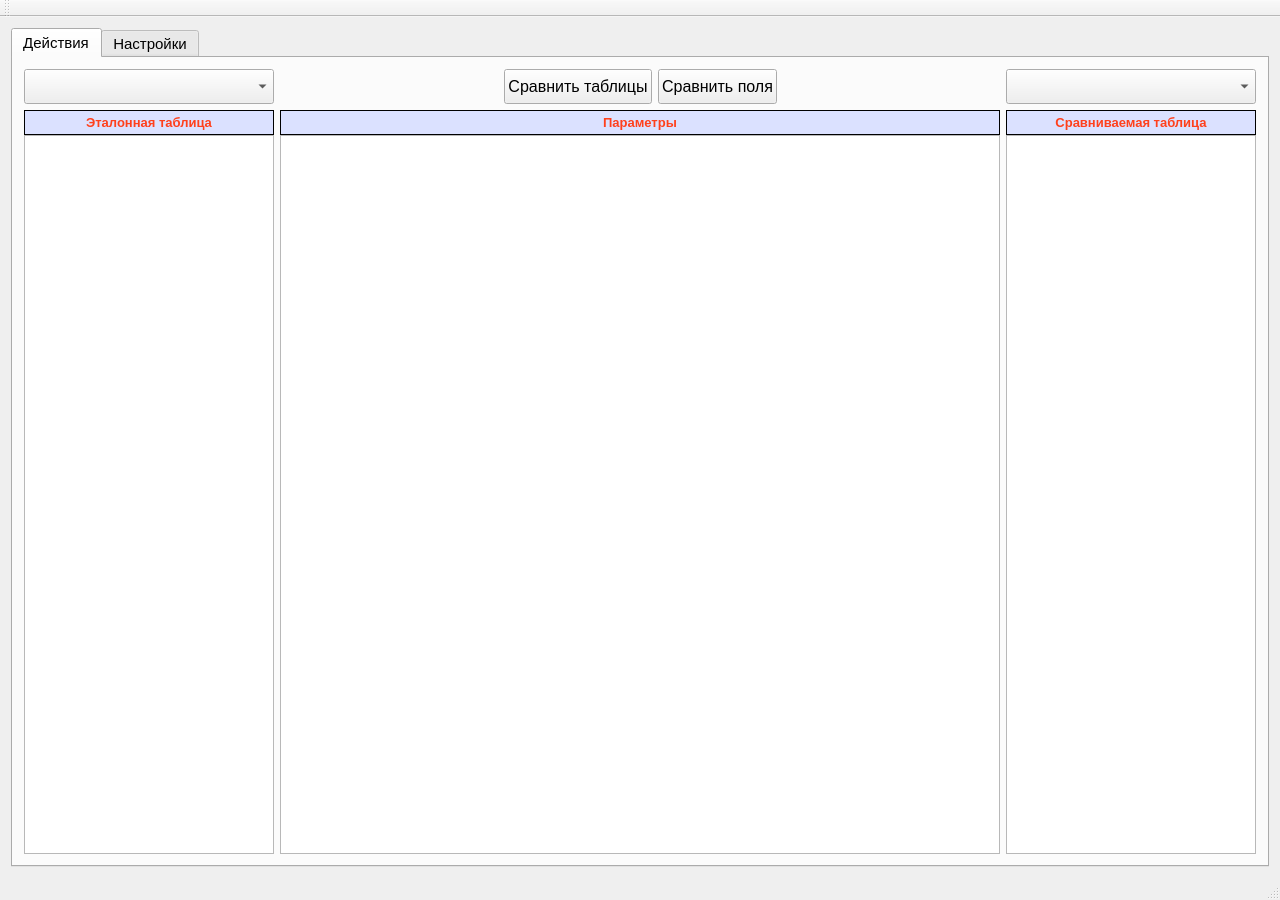
<?xml version="1.0" encoding="UTF-8"?>
<ui version="4.0">
 <class>MainWindow</class>
 <widget class="QMainWindow" name="MainWindow">
  <property name="geometry">
   <rect>
    <x>0</x>
    <y>0</y>
    <width>1280</width>
    <height>900</height>
   </rect>
  </property>
  <property name="windowTitle">
   <string>MainWindow</string>
  </property>
  <widget class="QWidget" name="centralWidget">
   <layout class="QVBoxLayout" name="verticalLayout_7">
    <item>
     <widget class="QTabWidget" name="tabmain">
      <property name="font">
       <font>
        <family>Tahoma</family>
        <pointsize>11</pointsize>
        <weight>50</weight>
        <bold>false</bold>
       </font>
      </property>
      <property name="currentIndex">
       <number>0</number>
      </property>
      <widget class="QWidget" name="tab1">
       <attribute name="title">
        <string>Действия</string>
       </attribute>
       <layout class="QVBoxLayout" name="verticalLayout_6">
        <item>
         <layout class="QHBoxLayout" name="horizontalLayout">
          <item>
           <layout class="QVBoxLayout" name="verticalLayout_3">
            <property name="spacing">
             <number>0</number>
            </property>
            <item>
             <widget class="QComboBox" name="cbxtablesetalon">
              <property name="minimumSize">
               <size>
                <width>250</width>
                <height>35</height>
               </size>
              </property>
              <property name="maximumSize">
               <size>
                <width>250</width>
                <height>16777215</height>
               </size>
              </property>
              <property name="font">
               <font>
                <pointsize>12</pointsize>
               </font>
              </property>
             </widget>
            </item>
           </layout>
          </item>
          <item>
           <spacer name="horizontalSpacer_2">
            <property name="orientation">
             <enum>Qt::Horizontal</enum>
            </property>
            <property name="sizeHint" stdset="0">
             <size>
              <width>40</width>
              <height>20</height>
             </size>
            </property>
           </spacer>
          </item>
          <item>
           <widget class="QPushButton" name="cmdcompare">
            <property name="minimumSize">
             <size>
              <width>0</width>
              <height>35</height>
             </size>
            </property>
            <property name="font">
             <font>
              <pointsize>12</pointsize>
             </font>
            </property>
            <property name="text">
             <string>Сравнить таблицы</string>
            </property>
            <property name="icon">
             <iconset>
              <normalon>:/icons/table.png</normalon>
             </iconset>
            </property>
            <property name="iconSize">
             <size>
              <width>30</width>
              <height>30</height>
             </size>
            </property>
           </widget>
          </item>
          <item>
           <widget class="QPushButton" name="cmdcomparefields">
            <property name="minimumSize">
             <size>
              <width>0</width>
              <height>35</height>
             </size>
            </property>
            <property name="font">
             <font>
              <pointsize>12</pointsize>
             </font>
            </property>
            <property name="text">
             <string>Сравнить поля</string>
            </property>
            <property name="icon">
             <iconset>
              <normalon>:/icons/field.png</normalon>
             </iconset>
            </property>
            <property name="iconSize">
             <size>
              <width>25</width>
              <height>25</height>
             </size>
            </property>
           </widget>
          </item>
          <item>
           <spacer name="horizontalSpacer">
            <property name="orientation">
             <enum>Qt::Horizontal</enum>
            </property>
            <property name="sizeHint" stdset="0">
             <size>
              <width>40</width>
              <height>20</height>
             </size>
            </property>
           </spacer>
          </item>
          <item>
           <layout class="QVBoxLayout" name="verticalLayout_4">
            <property name="spacing">
             <number>0</number>
            </property>
            <item>
             <widget class="QComboBox" name="cbxtablescheck">
              <property name="minimumSize">
               <size>
                <width>250</width>
                <height>35</height>
               </size>
              </property>
              <property name="font">
               <font>
                <pointsize>12</pointsize>
               </font>
              </property>
             </widget>
            </item>
           </layout>
          </item>
         </layout>
        </item>
        <item>
         <layout class="QHBoxLayout" name="horizontalLayout_2">
          <item>
           <layout class="QVBoxLayout" name="verticalLayout">
            <property name="spacing">
             <number>0</number>
            </property>
            <item>
             <widget class="QLabel" name="lbldoginfo">
              <property name="minimumSize">
               <size>
                <width>0</width>
                <height>25</height>
               </size>
              </property>
              <property name="maximumSize">
               <size>
                <width>250</width>
                <height>16777215</height>
               </size>
              </property>
              <property name="font">
               <font>
                <family>Microsoft Sans Serif</family>
                <pointsize>10</pointsize>
                <weight>75</weight>
                <bold>true</bold>
               </font>
              </property>
              <property name="toolTip">
               <string/>
              </property>
              <property name="styleSheet">
               <string notr="true">border: 1px solid rgb(0,0,0);
color: rgb(255,64,28);
background-color: rgb(219, 225, 255);
border-radius: 0px;
    
</string>
              </property>
              <property name="frameShape">
               <enum>QFrame::Box</enum>
              </property>
              <property name="frameShadow">
               <enum>QFrame::Plain</enum>
              </property>
              <property name="lineWidth">
               <number>1</number>
              </property>
              <property name="midLineWidth">
               <number>0</number>
              </property>
              <property name="text">
               <string>Эталонная таблица</string>
              </property>
              <property name="textFormat">
               <enum>Qt::PlainText</enum>
              </property>
              <property name="alignment">
               <set>Qt::AlignCenter</set>
              </property>
             </widget>
            </item>
            <item>
             <widget class="QListWidget" name="lsttables">
              <property name="minimumSize">
               <size>
                <width>250</width>
                <height>0</height>
               </size>
              </property>
              <property name="maximumSize">
               <size>
                <width>200</width>
                <height>16777215</height>
               </size>
              </property>
              <property name="font">
               <font>
                <pointsize>11</pointsize>
               </font>
              </property>
             </widget>
            </item>
           </layout>
          </item>
          <item>
           <layout class="QVBoxLayout" name="verticalLayout_2">
            <property name="spacing">
             <number>0</number>
            </property>
            <item>
             <widget class="QLabel" name="lbldoginfo_2">
              <property name="minimumSize">
               <size>
                <width>0</width>
                <height>25</height>
               </size>
              </property>
              <property name="font">
               <font>
                <family>Microsoft Sans Serif</family>
                <pointsize>10</pointsize>
                <weight>75</weight>
                <bold>true</bold>
               </font>
              </property>
              <property name="toolTip">
               <string/>
              </property>
              <property name="styleSheet">
               <string notr="true">border: 1px solid rgb(0,0,0);
color: rgb(255,64,28);
background-color: rgb(219, 225, 255);
border-radius: 0px;</string>
              </property>
              <property name="frameShape">
               <enum>QFrame::Box</enum>
              </property>
              <property name="frameShadow">
               <enum>QFrame::Plain</enum>
              </property>
              <property name="lineWidth">
               <number>1</number>
              </property>
              <property name="midLineWidth">
               <number>0</number>
              </property>
              <property name="text">
               <string>Параметры</string>
              </property>
              <property name="textFormat">
               <enum>Qt::PlainText</enum>
              </property>
              <property name="alignment">
               <set>Qt::AlignCenter</set>
              </property>
             </widget>
            </item>
            <item>
             <widget class="QTableWidget" name="tw">
              <property name="font">
               <font>
                <pointsize>11</pointsize>
               </font>
              </property>
             </widget>
            </item>
           </layout>
          </item>
          <item>
           <layout class="QVBoxLayout" name="verticalLayout_5">
            <property name="spacing">
             <number>0</number>
            </property>
            <item>
             <widget class="QLabel" name="lbldoginfo_3">
              <property name="minimumSize">
               <size>
                <width>0</width>
                <height>25</height>
               </size>
              </property>
              <property name="maximumSize">
               <size>
                <width>250</width>
                <height>16777215</height>
               </size>
              </property>
              <property name="font">
               <font>
                <family>Microsoft Sans Serif</family>
                <pointsize>10</pointsize>
                <weight>75</weight>
                <bold>true</bold>
               </font>
              </property>
              <property name="toolTip">
               <string/>
              </property>
              <property name="styleSheet">
               <string notr="true">border: 1px solid rgb(0,0,0);
color: rgb(255,64,28);
background-color: rgb(219, 225, 255);
border-radius: 0px;</string>
              </property>
              <property name="frameShape">
               <enum>QFrame::Box</enum>
              </property>
              <property name="frameShadow">
               <enum>QFrame::Plain</enum>
              </property>
              <property name="lineWidth">
               <number>1</number>
              </property>
              <property name="midLineWidth">
               <number>0</number>
              </property>
              <property name="text">
               <string>Сравниваемая таблица</string>
              </property>
              <property name="textFormat">
               <enum>Qt::PlainText</enum>
              </property>
              <property name="alignment">
               <set>Qt::AlignCenter</set>
              </property>
             </widget>
            </item>
            <item>
             <widget class="QListWidget" name="lsttables_2">
              <property name="minimumSize">
               <size>
                <width>250</width>
                <height>0</height>
               </size>
              </property>
              <property name="maximumSize">
               <size>
                <width>200</width>
                <height>16777215</height>
               </size>
              </property>
              <property name="font">
               <font>
                <pointsize>11</pointsize>
               </font>
              </property>
             </widget>
            </item>
           </layout>
          </item>
         </layout>
        </item>
       </layout>
      </widget>
      <widget class="QWidget" name="tab2">
       <attribute name="title">
        <string>Настройки</string>
       </attribute>
       <widget class="QPushButton" name="cmdsave">
        <property name="geometry">
         <rect>
          <x>10</x>
          <y>310</y>
          <width>171</width>
          <height>41</height>
         </rect>
        </property>
        <property name="font">
         <font>
          <family>Tahoma</family>
          <pointsize>11</pointsize>
          <weight>50</weight>
          <bold>false</bold>
         </font>
        </property>
        <property name="text">
         <string>Сохранить</string>
        </property>
        <property name="autoDefault">
         <bool>false</bool>
        </property>
       </widget>
       <widget class="QTabWidget" name="tabsql">
        <property name="geometry">
         <rect>
          <x>10</x>
          <y>10</y>
          <width>381</width>
          <height>291</height>
         </rect>
        </property>
        <property name="font">
         <font>
          <pointsize>-1</pointsize>
         </font>
        </property>
        <property name="styleSheet">
         <string notr="true">font-size: 14px;</string>
        </property>
        <property name="currentIndex">
         <number>1</number>
        </property>
        <widget class="QWidget" name="tabdb1">
         <attribute name="title">
          <string>MySQL</string>
         </attribute>
         <widget class="QLineEdit" name="txtdbport">
          <property name="enabled">
           <bool>true</bool>
          </property>
          <property name="geometry">
           <rect>
            <x>180</x>
            <y>50</y>
            <width>191</width>
            <height>30</height>
           </rect>
          </property>
          <property name="font">
           <font>
            <pointsize>-1</pointsize>
           </font>
          </property>
          <property name="maxLength">
           <number>32</number>
          </property>
          <property name="alignment">
           <set>Qt::AlignRight|Qt::AlignTrailing|Qt::AlignVCenter</set>
          </property>
         </widget>
         <widget class="QLabel" name="lbldbhost">
          <property name="geometry">
           <rect>
            <x>10</x>
            <y>10</y>
            <width>161</width>
            <height>31</height>
           </rect>
          </property>
          <property name="font">
           <font>
            <pointsize>-1</pointsize>
           </font>
          </property>
          <property name="styleSheet">
           <string notr="true">border: 1px solid rgb(100,100,100);
background-color: rgb(200, 200, 200);</string>
          </property>
          <property name="text">
           <string>Имя/адрес хоста</string>
          </property>
         </widget>
         <widget class="QLineEdit" name="txtdbpass">
          <property name="geometry">
           <rect>
            <x>180</x>
            <y>170</y>
            <width>191</width>
            <height>30</height>
           </rect>
          </property>
          <property name="font">
           <font>
            <pointsize>-1</pointsize>
           </font>
          </property>
          <property name="maxLength">
           <number>32</number>
          </property>
          <property name="echoMode">
           <enum>QLineEdit::Normal</enum>
          </property>
          <property name="alignment">
           <set>Qt::AlignRight|Qt::AlignTrailing|Qt::AlignVCenter</set>
          </property>
         </widget>
         <widget class="QLineEdit" name="txtdbhost">
          <property name="geometry">
           <rect>
            <x>180</x>
            <y>10</y>
            <width>191</width>
            <height>30</height>
           </rect>
          </property>
          <property name="font">
           <font>
            <pointsize>-1</pointsize>
           </font>
          </property>
          <property name="maxLength">
           <number>32</number>
          </property>
          <property name="alignment">
           <set>Qt::AlignRight|Qt::AlignTrailing|Qt::AlignVCenter</set>
          </property>
         </widget>
         <widget class="QLabel" name="lbldbport">
          <property name="enabled">
           <bool>true</bool>
          </property>
          <property name="geometry">
           <rect>
            <x>10</x>
            <y>50</y>
            <width>161</width>
            <height>31</height>
           </rect>
          </property>
          <property name="font">
           <font>
            <pointsize>-1</pointsize>
           </font>
          </property>
          <property name="styleSheet">
           <string notr="true">border: 1px solid rgb(100,100,100);
background-color: rgb(200, 200, 200);</string>
          </property>
          <property name="text">
           <string>Порт</string>
          </property>
         </widget>
         <widget class="QLabel" name="lbldbname">
          <property name="geometry">
           <rect>
            <x>10</x>
            <y>90</y>
            <width>161</width>
            <height>31</height>
           </rect>
          </property>
          <property name="font">
           <font>
            <pointsize>-1</pointsize>
           </font>
          </property>
          <property name="styleSheet">
           <string notr="true">border: 1px solid rgb(100,100,100);
background-color: rgb(200, 200, 200);</string>
          </property>
          <property name="text">
           <string>Имя БД</string>
          </property>
         </widget>
         <widget class="QLineEdit" name="txtdbuser">
          <property name="geometry">
           <rect>
            <x>180</x>
            <y>130</y>
            <width>191</width>
            <height>30</height>
           </rect>
          </property>
          <property name="font">
           <font>
            <pointsize>-1</pointsize>
           </font>
          </property>
          <property name="maxLength">
           <number>32</number>
          </property>
          <property name="alignment">
           <set>Qt::AlignRight|Qt::AlignTrailing|Qt::AlignVCenter</set>
          </property>
         </widget>
         <widget class="QLabel" name="lbldbpass">
          <property name="geometry">
           <rect>
            <x>10</x>
            <y>170</y>
            <width>161</width>
            <height>31</height>
           </rect>
          </property>
          <property name="font">
           <font>
            <pointsize>-1</pointsize>
           </font>
          </property>
          <property name="styleSheet">
           <string notr="true">border: 1px solid rgb(100,100,100);
background-color: rgb(200, 200, 200);</string>
          </property>
          <property name="text">
           <string>Пароль</string>
          </property>
         </widget>
         <widget class="QLabel" name="lbldbuser">
          <property name="geometry">
           <rect>
            <x>10</x>
            <y>130</y>
            <width>161</width>
            <height>31</height>
           </rect>
          </property>
          <property name="font">
           <font>
            <pointsize>-1</pointsize>
           </font>
          </property>
          <property name="styleSheet">
           <string notr="true">border: 1px solid rgb(100,100,100);
background-color: rgb(200, 200, 200);</string>
          </property>
          <property name="text">
           <string>Имя пользователя</string>
          </property>
         </widget>
         <widget class="QLineEdit" name="txtdbname">
          <property name="geometry">
           <rect>
            <x>180</x>
            <y>90</y>
            <width>191</width>
            <height>30</height>
           </rect>
          </property>
          <property name="font">
           <font>
            <pointsize>-1</pointsize>
           </font>
          </property>
          <property name="maxLength">
           <number>32</number>
          </property>
          <property name="alignment">
           <set>Qt::AlignRight|Qt::AlignTrailing|Qt::AlignVCenter</set>
          </property>
         </widget>
        </widget>
        <widget class="QWidget" name="tabdb2">
         <attribute name="title">
          <string>PostgreSQL</string>
         </attribute>
         <widget class="QLabel" name="lbldbhost2">
          <property name="geometry">
           <rect>
            <x>10</x>
            <y>10</y>
            <width>161</width>
            <height>31</height>
           </rect>
          </property>
          <property name="font">
           <font>
            <pointsize>-1</pointsize>
           </font>
          </property>
          <property name="styleSheet">
           <string notr="true">border: 1px solid rgb(100,100,100);
background-color: rgb(200, 200, 200);</string>
          </property>
          <property name="text">
           <string>Имя/адрес хоста</string>
          </property>
         </widget>
         <widget class="QLabel" name="lbldbuser2">
          <property name="geometry">
           <rect>
            <x>10</x>
            <y>170</y>
            <width>161</width>
            <height>31</height>
           </rect>
          </property>
          <property name="font">
           <font>
            <pointsize>-1</pointsize>
           </font>
          </property>
          <property name="styleSheet">
           <string notr="true">border: 1px solid rgb(100,100,100);
background-color: rgb(200, 200, 200);</string>
          </property>
          <property name="text">
           <string>Имя пользователя</string>
          </property>
         </widget>
         <widget class="QLineEdit" name="txtdbname2">
          <property name="geometry">
           <rect>
            <x>180</x>
            <y>90</y>
            <width>191</width>
            <height>30</height>
           </rect>
          </property>
          <property name="font">
           <font>
            <pointsize>-1</pointsize>
           </font>
          </property>
          <property name="maxLength">
           <number>32</number>
          </property>
          <property name="alignment">
           <set>Qt::AlignRight|Qt::AlignTrailing|Qt::AlignVCenter</set>
          </property>
         </widget>
         <widget class="QLineEdit" name="txtdbuser2">
          <property name="geometry">
           <rect>
            <x>180</x>
            <y>170</y>
            <width>191</width>
            <height>30</height>
           </rect>
          </property>
          <property name="font">
           <font>
            <pointsize>-1</pointsize>
           </font>
          </property>
          <property name="maxLength">
           <number>32</number>
          </property>
          <property name="alignment">
           <set>Qt::AlignRight|Qt::AlignTrailing|Qt::AlignVCenter</set>
          </property>
         </widget>
         <widget class="QLineEdit" name="txtdbpass2">
          <property name="geometry">
           <rect>
            <x>180</x>
            <y>210</y>
            <width>191</width>
            <height>30</height>
           </rect>
          </property>
          <property name="font">
           <font>
            <pointsize>-1</pointsize>
           </font>
          </property>
          <property name="maxLength">
           <number>32</number>
          </property>
          <property name="echoMode">
           <enum>QLineEdit::Normal</enum>
          </property>
          <property name="alignment">
           <set>Qt::AlignRight|Qt::AlignTrailing|Qt::AlignVCenter</set>
          </property>
         </widget>
         <widget class="QLabel" name="lbldbpass2">
          <property name="geometry">
           <rect>
            <x>10</x>
            <y>210</y>
            <width>161</width>
            <height>31</height>
           </rect>
          </property>
          <property name="font">
           <font>
            <pointsize>-1</pointsize>
           </font>
          </property>
          <property name="styleSheet">
           <string notr="true">border: 1px solid rgb(100,100,100);
background-color: rgb(200, 200, 200);</string>
          </property>
          <property name="text">
           <string>Пароль</string>
          </property>
         </widget>
         <widget class="QLineEdit" name="txtdbport2">
          <property name="enabled">
           <bool>true</bool>
          </property>
          <property name="geometry">
           <rect>
            <x>180</x>
            <y>50</y>
            <width>191</width>
            <height>30</height>
           </rect>
          </property>
          <property name="font">
           <font>
            <pointsize>-1</pointsize>
           </font>
          </property>
          <property name="maxLength">
           <number>32</number>
          </property>
          <property name="alignment">
           <set>Qt::AlignRight|Qt::AlignTrailing|Qt::AlignVCenter</set>
          </property>
         </widget>
         <widget class="QLabel" name="lbldbname2">
          <property name="geometry">
           <rect>
            <x>10</x>
            <y>90</y>
            <width>161</width>
            <height>31</height>
           </rect>
          </property>
          <property name="font">
           <font>
            <pointsize>-1</pointsize>
           </font>
          </property>
          <property name="styleSheet">
           <string notr="true">border: 1px solid rgb(100,100,100);
background-color: rgb(200, 200, 200);</string>
          </property>
          <property name="text">
           <string>Имя БД</string>
          </property>
         </widget>
         <widget class="QLabel" name="lbldbport2">
          <property name="enabled">
           <bool>true</bool>
          </property>
          <property name="geometry">
           <rect>
            <x>10</x>
            <y>50</y>
            <width>161</width>
            <height>31</height>
           </rect>
          </property>
          <property name="font">
           <font>
            <pointsize>-1</pointsize>
           </font>
          </property>
          <property name="styleSheet">
           <string notr="true">border: 1px solid rgb(100,100,100);
background-color: rgb(200, 200, 200);</string>
          </property>
          <property name="text">
           <string>Порт</string>
          </property>
         </widget>
         <widget class="QLineEdit" name="txtdbhost2">
          <property name="geometry">
           <rect>
            <x>180</x>
            <y>10</y>
            <width>191</width>
            <height>30</height>
           </rect>
          </property>
          <property name="font">
           <font>
            <pointsize>-1</pointsize>
           </font>
          </property>
          <property name="maxLength">
           <number>32</number>
          </property>
          <property name="alignment">
           <set>Qt::AlignRight|Qt::AlignTrailing|Qt::AlignVCenter</set>
          </property>
         </widget>
         <widget class="QLineEdit" name="txtdbschema2">
          <property name="geometry">
           <rect>
            <x>180</x>
            <y>130</y>
            <width>191</width>
            <height>30</height>
           </rect>
          </property>
          <property name="font">
           <font>
            <pointsize>-1</pointsize>
           </font>
          </property>
          <property name="maxLength">
           <number>32</number>
          </property>
          <property name="alignment">
           <set>Qt::AlignRight|Qt::AlignTrailing|Qt::AlignVCenter</set>
          </property>
         </widget>
         <widget class="QLabel" name="lbldbschema2">
          <property name="geometry">
           <rect>
            <x>10</x>
            <y>130</y>
            <width>161</width>
            <height>31</height>
           </rect>
          </property>
          <property name="font">
           <font>
            <pointsize>-1</pointsize>
           </font>
          </property>
          <property name="styleSheet">
           <string notr="true">border: 1px solid rgb(100,100,100);
background-color: rgb(200, 200, 200);</string>
          </property>
          <property name="text">
           <string>Схема</string>
          </property>
         </widget>
        </widget>
       </widget>
       <widget class="QPushButton" name="cmdrestart">
        <property name="geometry">
         <rect>
          <x>190</x>
          <y>310</y>
          <width>171</width>
          <height>41</height>
         </rect>
        </property>
        <property name="font">
         <font>
          <family>Tahoma</family>
          <pointsize>11</pointsize>
          <weight>50</weight>
          <bold>false</bold>
         </font>
        </property>
        <property name="text">
         <string>Restart</string>
        </property>
        <property name="autoDefault">
         <bool>false</bool>
        </property>
       </widget>
       <widget class="QGroupBox" name="grpchdb">
        <property name="geometry">
         <rect>
          <x>410</x>
          <y>30</y>
          <width>211</width>
          <height>91</height>
         </rect>
        </property>
        <property name="title">
         <string>База данных</string>
        </property>
        <widget class="QRadioButton" name="chkusemysql">
         <property name="geometry">
          <rect>
           <x>10</x>
           <y>25</y>
           <width>101</width>
           <height>21</height>
          </rect>
         </property>
         <property name="font">
          <font>
           <pointsize>9</pointsize>
          </font>
         </property>
         <property name="text">
          <string>MySQL</string>
         </property>
        </widget>
        <widget class="QRadioButton" name="chkusepgsql">
         <property name="geometry">
          <rect>
           <x>10</x>
           <y>55</y>
           <width>101</width>
           <height>21</height>
          </rect>
         </property>
         <property name="font">
          <font>
           <pointsize>9</pointsize>
          </font>
         </property>
         <property name="text">
          <string>PG SQL</string>
         </property>
        </widget>
       </widget>
      </widget>
     </widget>
    </item>
   </layout>
  </widget>
  <widget class="QMenuBar" name="menuBar">
   <property name="geometry">
    <rect>
     <x>0</x>
     <y>0</y>
     <width>1280</width>
     <height>21</height>
    </rect>
   </property>
  </widget>
  <widget class="QToolBar" name="mainToolBar">
   <property name="font">
    <font>
     <pointsize>12</pointsize>
    </font>
   </property>
   <property name="iconSize">
    <size>
     <width>40</width>
     <height>40</height>
    </size>
   </property>
   <attribute name="toolBarArea">
    <enum>TopToolBarArea</enum>
   </attribute>
   <attribute name="toolBarBreak">
    <bool>false</bool>
   </attribute>
  </widget>
  <widget class="QStatusBar" name="statusBar"/>
 </widget>
 <layoutdefault spacing="6" margin="11"/>
 <resources/>
 <connections/>
</ui>
